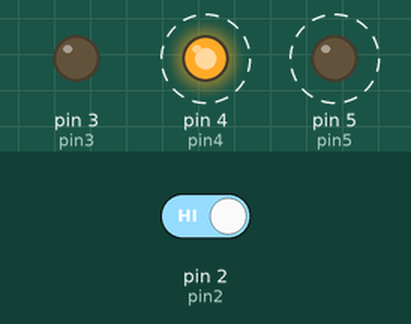
Simulated run of this sketch. Board: Arduino Uno, built with avr-gcc and run on an emulated ATmega328P. On the bench: output pins drawn as LEDs (lit = HIGH). Dashed ring = blinking. Inputs (shaded band) come from the test bench; at power-on: pin 2 (pin2) HIGH.

Above: at 1.8 s.
1.9 s: pin 2 (pin2) driven LOW
At 2.5 s:
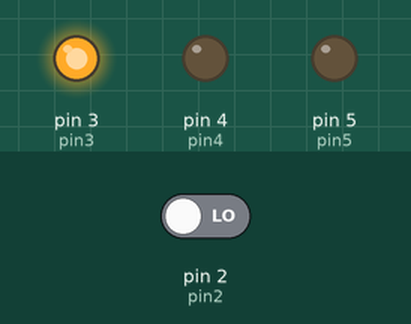
3.5 s: pin 2 (pin2) driven HIGH
At 3.62 s:
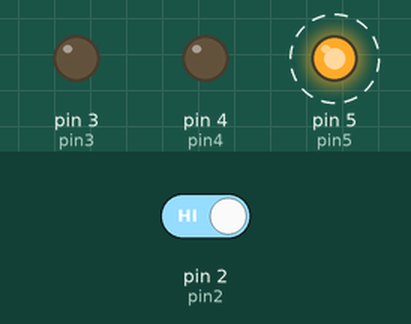
Timing chart, 0 to 12.5 s (numbered marks = the images above; inputs shaded):
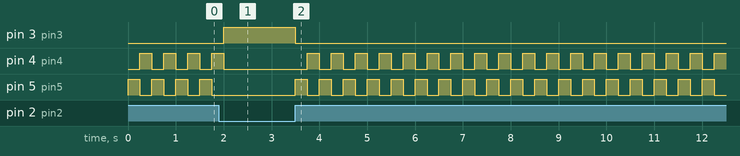

The sketch:

interface_de_nave_espacial1.ino
```cpp
// C++ code
//
int pin3=3;
int pin4=4;
int pin5=5;
int pin2=2;
int switchState = 0;

int delay1 = 250; //tiempo de retraso

void setup()
{
  pinMode(pin3, OUTPUT);
  pinMode(pin4, OUTPUT);
  pinMode(pin5, OUTPUT);
  pinMode(pin2, INPUT);
}

void loop()
{
  switchState = digitalRead(pin2);
  //esto es un comentario

if(switchState == LOW){
  //el pulsador no esta presionado
  digitalWrite(pin3, HIGH); //LED verde
  digitalWrite(pin4, LOW);  //LED rojo
  digitalWrite(pin5, LOW);  //LED rojo
}
  else {   //pulsador ta presionado
     digitalWrite(pin3, LOW);
     digitalWrite(pin4, LOW);
     digitalWrite(pin5, HIGH);

     delay(delay1); //pausa 1/4 seg
     //cambiar el estado de los LEDs
     digitalWrite(pin4, HIGH);
     digitalWrite(pin5, LOW);
     delay(delay1); //pausa 1/4 seg
  }
} //volver al comienzo de la instruccion loop
```

Measured:
- after the input at 1.9 s, pin 3 (pin3): LOW → HIGH after 0.10 s; pin 4 (pin4): goes on until 2.0 s, then stays LOW; pin 5 (pin5): stops changing and stays LOW
- after the input at 3.5 s, pin 3 (pin3): HIGH → LOW at once; pin 4 (pin4): alternates HIGH for 0.25 s and LOW for 0.25 s, starting after 0.25 s; pin 5 (pin5): alternates HIGH for 0.25 s and LOW for 0.25 s, starting at once
- by itself, pin 4 (pin4), pin 5 (pin5): alternates HIGH for 0.25 s and LOW for 0.25 s
